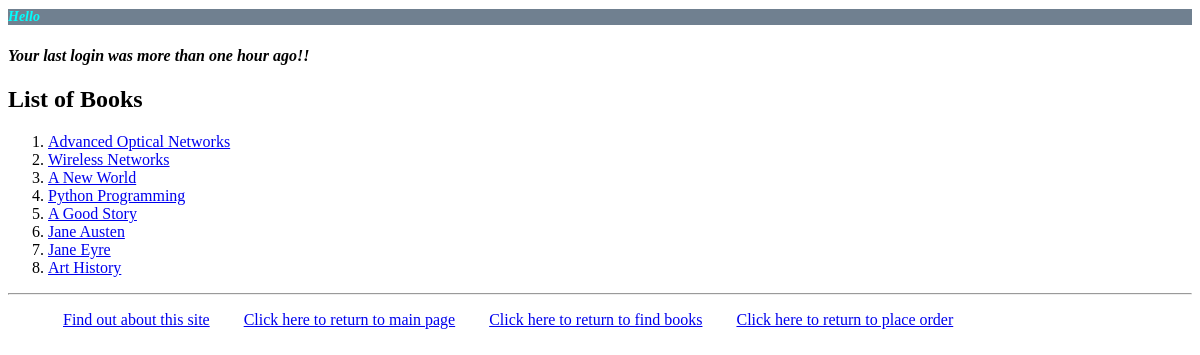
The page /myapp/ on the database its author committed.
### myapp/models.py (models this page shows, shortened)
class Book(models.Model):
    CATEGORY_CHOICES = [
        ('S', 'Scinece&Tech'),
        ('F', 'Fiction'),
        ('B', 'Biography'),
        ('T', 'Travel'),
        ('O', 'Other')
    ]
    title = models.CharField(max_length=200)
    category = models.CharField(max_length=1, choices=CATEGORY_CHOICES, default='F')
    num_pages = models.PositiveIntegerField(default=100)
    price = models.DecimalField(max_digits=10, decimal_places=2)
    publisher = models.ForeignKey(Publisher, related_name='books', on_delete=models.CASCADE)
    description = models.CharField(max_length=100, blank=True)
    num_reviews = models.PositiveIntegerField(default=0)

### myapp/views.py (the view)
# urls.py: path(r'', views.index, name='index'),
def index(request):
    if 'last_login' in request.session:
        last_login = request.session['last_login']
    else:
        last_login = "Your last login was more than one hour ago!!"
    username = request.user.username
    booklist = Book.objects.all().order_by('id')[:10]
    return render(request, 'myapp/index.html', {'booklist': booklist, 'username':username, 'last_login':last_login})

### myapp/templates/myapp/index.html
{% extends 'myapp/base.html' %}
{% block myhdg%}
    <h1>Hello {{ username }}</h1>
{% endblock %}
{% block body_block%}
    {% if booklist %}
        <h4><i>{{ last_login }}</i></h4>
        <h2>List of Books</h2>
        <ol>
            {% for book  in booklist %}
                <li> <a href="{% url 'myapp:detail' book_id=book.id %}">{{book.title}}</a> </li>
            {% endfor %}
        </ol>
    {% else %}
        <strong>There are no available books!</strong>
    {% endif %}
{% endblock %}

### myapp/templates/myapp/base.html (shortened to what this page needs)
<!DOCTYPE html>
{% load staticfiles %}
<html>
    <head>
        <link rel="stylesheet" type="text/css" href="{% static 'myapp/style.css' %}" />
    </head>
    <body>
        <div>
            <h1>{% block myhdg %} {% endblock %}</h1>
            {% block body_block %} {% endblock %}
        </div>
        <hr />
        <div>
            <ol>
                <li class="hbar1"><a href="/myapp/about/">Find out about this site</a></li>
                <li class="hbar1"><a href = "{% url 'myapp:index' %}">Click here to return to main page</a></li>
                <li class="hbar1"><a href = "{% url 'myapp:findbooks' %}">Click here to return to find books</a></li>
                <li class="hbar1"><a href = "{% url 'myapp:place_order' %}">Click here to return to place order</a><br/></li>
            </ol>
        </div>
    </body>
</html>

### myapp/static/myapp/style.css (style rules this page uses)
.hbar1 { display: inline; margin: 15px; }
h1 { background-color: slategray; text-decoration-color: chocolate; font-size: 14px; color: aqua; font-style: italic; }

### rows shown on the page
Book: title "Advanced Optical Networks"
Book: title "Wireless Networks"
Book: title "A New World"
Book: title "Python Programming"
Book: title "A Good Story"
Book: title "Jane Austen"
Book: title "Jane Eyre"
Book: title "Art History"

### other values the page prints
{{ last_login }} "Your last login was more than one hour ago!!"
